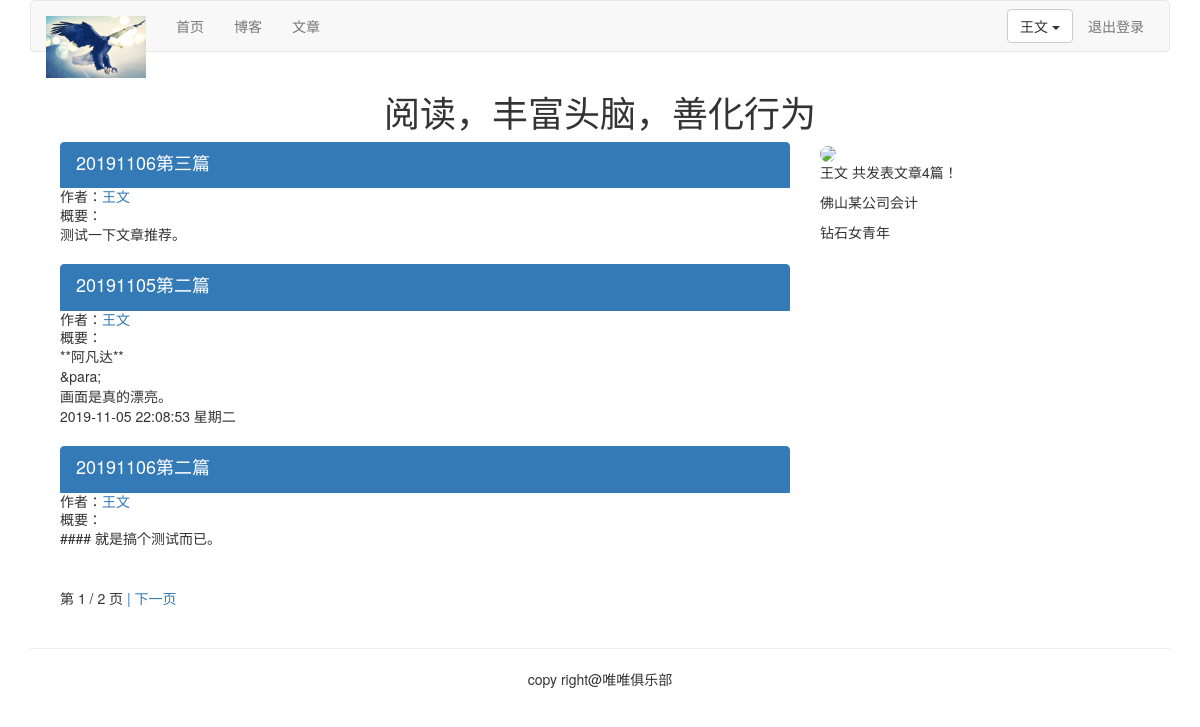
Screenshot of /article/list-article-titles/王文/ with the database file from the repository.
### article/models.py (models this page shows, shortened)
class ArticlePost(models.Model):
    author = models.ForeignKey(User, related_name="article", on_delete=models.CASCADE)
    title = models.CharField(max_length=200)
    slug = models.SlugField(max_length=500)
    column = models.ForeignKey(ArticleColumn, related_name="article_column", on_delete=models.CASCADE)
    body = models.TextField()
    created = models.DateTimeField(default=timezone.now())
    updated = models.DateTimeField(auto_now=True)
    users_like = models.ManyToManyField(User, related_name="articles_like", blank=True)
    article_tag = models.ManyToManyField(ArticleTag, related_name='article_tag', blank=True)
    class Meta:
        ordering = ("-updated",)
        index_together = (('id', 'slug'),)#根据ID和slug建立索引
    def get_url_path(self):
        return reverse("article:list_article_detail", args=[self.id, self.slug])

### account/models.py (models this page shows, shortened)
class UserData(models.Model):
    user = models.OneToOneField(User, unique=True, on_delete=models.CASCADE)
    company = models.CharField(blank=True, null=True, max_length=100)
    profession = models.CharField(blank=True, null=True, max_length=100)
    address = models.CharField(blank=True, null=True, max_length=100)
    aboutme = models.CharField(blank=True, null=True, max_length=500)
    photo = models.ImageField(blank=True)

### article/templatetags/article_tags.py (called while the page is built)
@register.simple_tag
def author_total_articles(user):
    return user.article.count()

### templates/article/list/author_articles.html (shortened to what this page needs)
{% extends "base.html" %}
{% load article_tags %}
{% load staticfiles %}
{% block content %}
<div class="row text-center vertical-middle-sm">
    <h1>阅读，丰富头脑，善化行为</h1>
</div>
<div class="container">
<div class="col-md-8">
    {% for article in articles %}
    <div class="list-group">
        <a href="{{article.get_url_path}}" class="list-group-item active"><h4 class="list-group-item-heading">{{article.title}}</h4></a>
      	<p class="list-group-item-text">作者：<a href="{% url 'article:author_articles' article.author.username %}">{{article.author.username}}</a></p>
       	<p class="list-group-item-text">概要：{{article.body|slice:'70'|linebreaks}}</p>
    </div>
    {% endfor %}
{% include "paginator.html" %}
</div>
<div class="col-md-4">
<div>
    {% if userdata.photo %}
    <img src="{{ userdata.photo | striptags }}" class="img-circle" id="my_photo" name="user_face">
    {% else %}
    <img name="user_face" src="{% static 'images/touxiang1.jpg' %}" class="img-circle" id="my_photo">
    {% endif %}
</div>
<div>
    <p>{{ user.username }} 共发表文章{% author_total_articles user %}篇！</p>
    {% if userdata %}
    <p>{{ userdata.company }}
    <p>{{ userdata.aboutme }}</p>
{% else %}
<p>这个作者太懒了，什么也没有留下。</p>
{% endif %}
</div>
</div>
</div>
{% endblock %}

### templates/header.html (shortened to what this page needs)
{% load staticfiles %}
<div class="container">
    <nav class="navbar navbar-default" role="navigation">
        <div class="navbar-header">
            <a href="#" class="navbar-brand">
                <img src="{% static '/images/ying.jpg' %}" width="100px"/>
            </a>
        </div>
        <div>
            <ul class="nav navbar-nav navbar-left" role="navigation">
                <li><a href="{% url 'home' %}">首页</a></li>
                {% if user.is_authenticated %}
                    <li><a href="{% url 'blog:blog_title' %}">博客</a></li>
                {% endif %}
                <li><a href="{% url 'article:article_titles' %}" >文章</a></li>
            </ul>
            <ul class="nav navbar-nav navbar-right" style="margin-right: 10px">
                {% if user.is_authenticated %}
                    <li>
                        <div class="dropdown" style="margin-top:8px">
                            <button class="btn btn-default dropdown-toggle" type="button" id='dropdownMenu'
                                    data-toggle="dropdown">
                                {{ user.username }}
                                <span class="caret"></span>
                            </button>
                        </div>
                    </li>
                    <li><a href="{% url 'account:user_logout' %}">退出登录</a></li>
                {% else %}
                    <li><a href="{% url 'account:user_login' %}">登录</a></li>
                    <li><a href="{% url 'account:user_register' %}">注册</a></li>
                {% endif %}
            </ul>
        </div>
    </nav>
</div>

### rows the page displays
ArticlePost: title "20191106第三篇", author.username "王文", body "测试一下文章推荐。"
ArticlePost: title "20191105第二篇", author.username "王文", body "**阿凡达** &para; 画面是真的漂亮。 2019-11-05 22:08:53 星期二"
ArticlePost: title "20191106第二篇", author.username "王文", body "#### 就是搞个测试而已。"
UserData: company "佛山某公司会计", aboutme "钻石女青年"

### other values shown
{{ user.username }} "王文"
{{ page.number }} "1"
{{ page.paginator.num_pages }} "2"
